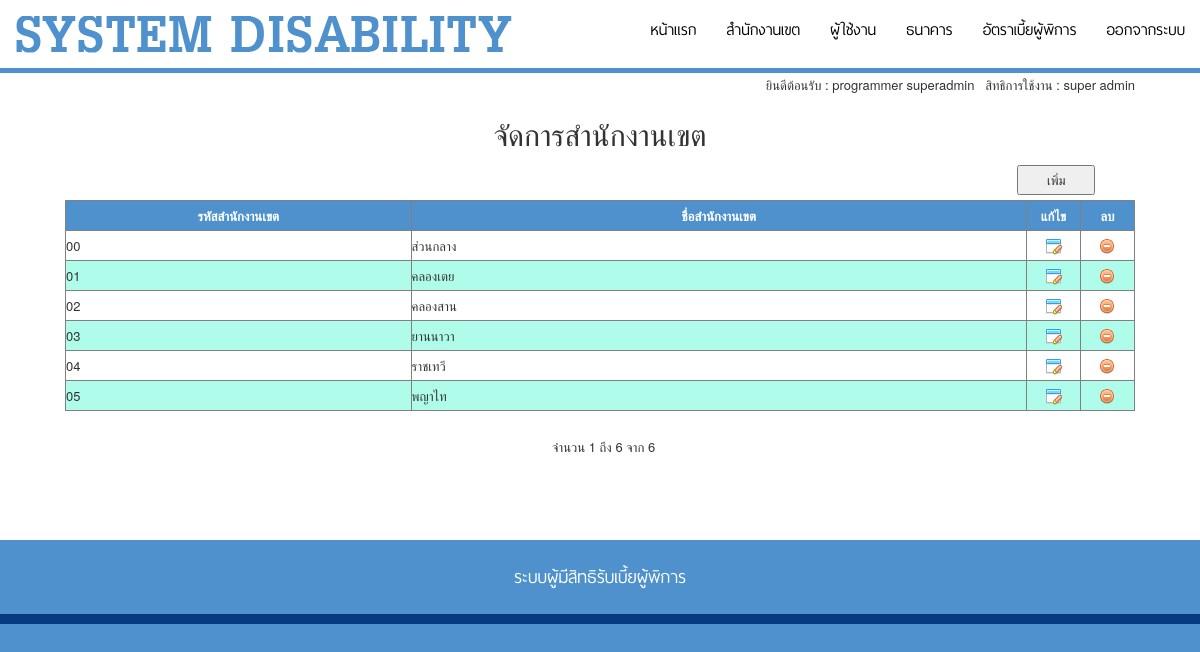
The page /mgr_limit.php (signed in) on the database its author committed.
### tables this page shows
CREATE TABLE `tb_limit` (
  `l_id` int(11) NOT NULL AUTO_INCREMENT,
  `l_code` varchar(255) DEFAULT NULL,
  `l_name` varchar(255) DEFAULT NULL,
  `l_status` varchar(2) DEFAULT '1',
  PRIMARY KEY (`l_id`)
);

### function/connect.php (called while the page is built, shortened)
<?php
$dbname="disabled_db";
?>

### mgr_limit.php (the view, shortened to what this page needs)
<!doctype html>
<html>
<head>
<?php require('inc_header.php'); ?>
</head>
<body style="background-color: #4F91CD">
<div class="container-fluid"  style="background-color: #FFFFFF">
	<?php require('inc_menu.php'); ?>
<table width="100%" border="0" cellspacing="1" cellpadding="1">
  <tbody>
    <tr>
      <td width="50px">&nbsp;</td>
      <td style="text-align: right;">ยินดีต้อนรับ : <?php echo $_SESSION["s_name"]; ?> &nbsp;&nbsp;สิทธิการใช้งาน : <?php echo $_SESSION["s_staff_name"]; ?></td>
      <td width="50px">&nbsp;</td>
    </tr>
    <tr>
      <td>&nbsp;</td>
      <td style="text-align: center;"><h2>จัดการสำนักงานเขต</h2></td>
      <td>&nbsp;</td>
    </tr>
    <tr>
      <td>&nbsp;</td>
      <td style="height: 40px; text-align: right;">
      	<input type="button" name="btnAdd" value="&nbsp;&nbsp;&nbsp;&nbsp;&nbsp; เพิ่ม &nbsp;&nbsp;&nbsp;&nbsp;&nbsp;" onClick="window.location='add_limit.php?m=add';" />
      </td>
      <td>&nbsp;</td>
    </tr>
    <tr>
      <td>&nbsp;</td>
      <td>
<?php
include ("function/connect.php");
$maxRows_rsmem = 30;
$pageNum_rsmem = 0;
$startRow_rsmem = $pageNum_rsmem * $maxRows_rsmem;
$query_rsmem = " select * from tb_limit where l_status ='1' order by l_id ";
$query_limit_rsmem = sprintf("%s LIMIT %d, %d", $query_rsmem, $startRow_rsmem, $maxRows_rsmem);
$rsmem=mysql_db_query($dbname,$query_limit_rsmem);
$row_rsmem = mysql_fetch_assoc($rsmem);
if (isset($_GET['totalRows_rsmem'])) {
  $totalRows_rsmem = $_GET['totalRows_rsmem'];
} else {
  $all_rsmem = mysql_query($query_rsmem);
  $totalRows_rsmem = mysql_num_rows($all_rsmem);
}
$totalPages_rsmem = ceil($totalRows_rsmem/$maxRows_rsmem)-1;
?>
    <table width="100%" border="1" cellspacing="0" cellpadding="0">
      <tr style="background-color: #4F91CD;color: #FFFFFF;">
        <th  height="30px" width="32%"><div align="center">รหัสสำนักงานเขต</div></th>
        <th width="57%"><div align="center">ชื่อสำนักงานเขต</div></th>
		<th width="5%"><div align="center">แก้ไข</div></th>
        <th width="5%"><div align="center">ลบ</div></th>
    </tr>
<?php
$color01 = 0;
$color02 = "";
if ($totalRows_rsmem > 0) {
 	do {
				$y = $color01 % 2;
				if($y==0){ $color02 = "FFFFFF"; }else{ $color02 = "B0FCEA"; }
?>
<tr style="background-color: #<?php echo $color02; ?>;">
        <td height="30px"><?php echo $row_rsmem["l_code"]; ?></td>
        <td ><?php echo $row_rsmem["l_name"]; ?></td>
        <td>
        	<div align="center">
        		<a href="#">
        			<img src="images/28.png" width="16" height="16" onClick="window.location='add_limit.php?m=edit&id=<?php echo $row_rsmem["l_id"]; ?>';">
        		</a>
        	</div>
        </td>
        <td><div align="center"><a href="#"><img src="images/12.png" width="16" height="16" onClick="if(confirm('ยืนยันการลบ?')){ window.location='p_add_limit.php?m=delete&id=<?php echo $row_rsmem["l_id"]; ?>'; }"></a></div></td>
</tr>
<?php
	  	$color01++;
  	} while ($row_rsmem = mysql_fetch_assoc($rsmem)); ?>
<?php }  ?>
    </table>
<br />
<p align="center" class="style16">&nbsp;
      จำนวน <?php echo ($startRow_rsmem + 1) ?> ถึง <?php echo min($startRow_rsmem + $maxRows_rsmem, $totalRows_rsmem) ?> จาก <?php echo $totalRows_rsmem ?></p>
<table border="0" width="50%" align="center">
      <tr>
        <td width="23%" height="47" align="center"><?php if ($pageNum_rsmem > 0) {  ?>
          <?php }  ?>        </td>
          <td width="31%" align="center"><?php if ($pageNum_rsmem > 0) {  ?>
            <?php }  ?>        </td>
          <td width="23%" align="center"><?php if ($pageNum_rsmem < $totalPages_rsmem) {  ?>
            <?php }  ?>        </td>
          <td width="23%" align="center"><?php if ($pageNum_rsmem < $totalPages_rsmem) {  ?>
            <?php }  ?>        </td>
        </tr>
</table>
      </td>
      <td>&nbsp;</td>
    </tr>
    <tr>
      <td>&nbsp;</td>
      <td>&nbsp;</td>
      <td>&nbsp;</td>
    </tr>
  </tbody>
</table>
</div>
<?php require('inc_footer.php'); ?>
</body>
</html>

### inc_header.php (shortened to what this page needs)
<link href="css/bootstrap.css" rel="stylesheet">
<link href="css/bootstrap-theme.css" rel="stylesheet">
<link type="text/css" rel="stylesheet" href="css/layout.css"/>

### inc_menu.php (shortened to what this page needs)
<div class="row">
    <div class="col-xs-12 col-sm-5 col-md-6">
    	<a href="index.php">
    		<img src="images/head01.png"  height="80" class="img-responsive logo"/>
    	</a>
    </div>
    <div class="col-xs-12 col-sm-7 col-md-6 txt_thaisan">
<?php
if(isset($_SESSION["s_id"]) && $_SESSION["s_id"] >0){
?>
            <nav id="myNavbar" class="navbar navbar-default" role="navigation">
                    <div style="height: 20px">
                    </div>
                    <div class="collapse navbar-collapse" id="bs-example-navbar-collapse-1">
                        <ul class="nav navbar-nav">
                        	<li><a href="main.php">หน้าแรก</a></li>
<?php
if($_SESSION["s_staff"] == 1){
?>
                            <li class="dropdown">
                                <a href="#" data-toggle="dropdown" class="dropdown-toggle">สำนักงานเขต</a>
                            </li>
                            <li class="dropdown">
                                <a href="#" data-toggle="dropdown" class="dropdown-toggle">ผู้ใช้งาน</a>
                            </li>
                            <li class="dropdown">
                                <a href="#" data-toggle="dropdown" class="dropdown-toggle">ธนาคาร</a>
                            </li>
							<li class="dropdown">
                                <a href="#" data-toggle="dropdown" class="dropdown-toggle">อัตราเบี้ยผู้พิการ</a>
                            </li>
<?php
}else if($_SESSION["s_staff"] == 2){
?>
                            <li class="dropdown">
                                <a href="#" data-toggle="dropdown" class="dropdown-toggle">ผู้ใช้งาน</a>
                                <ul class="dropdown-menu">
                                    <li><a href="mgr_user.php">จัดการผู้ใช้งาน</a></li>
                                </ul>
                            </li>
                            <li class="dropdown">
                                <a href="#" data-toggle="dropdown" class="dropdown-toggle">ข้อมูลผู้พิการ</a>
                                <ul class="dropdown-menu">
                                    <li><a href="#">รายชื่อผู้ลงทะเบียนในแต่ละปี</a></li>
                                    <li><a href="#">ประกาศรายชื่อผู้มีสิทธิ</a></li>
                                    <li><a href="#">รายชื่อผู้รับเงินสดด้วยตนเอง</a></li>
                                    <li><a href="#">รายชื่อผู้รับเงินผ่านธนาคาร</a></li>
                                    <li><a href="#">รายชื่อผู้แทนรับเงินสด</a></li>
                                    <li><a href="#">รายชื่อผู้แทนรับเงินผ่านธนาคาร</a></li>
                                </ul>
                            </li>
                            <li class="dropdown">
                                <a href="#" data-toggle="dropdown" class="dropdown-toggle">รายงานผู้พิการ</a>
                                <ul class="dropdown-menu">
                                    <li><a href="#">รายงานการแจ้งความจำนงรับเบี้ยผู้พิการ</a></li>
                                    <li><a href="#">รายงานการโอนเงินเข้าบัญชีเงินฝากธนาคาร</a></li>
                                    <li><a href="#">รายงานการรับเงินผู้มีสิทธิรับเบี้ยผู้พิการ</a></li>
                                    <li><a href="#">รายงานการตาย</a></li>
                                    <li><a href="#">รายงานการรับเงินสด</a></li>
                                    <li><a href="#">รายงานการรับเงินเบี้ยผู้พิการ</a></li>
                                    <li><a href="#">รายงานการรับเงินตามพินัยกรรม</a></li>
                                    <li><a href="#">รายงานสรุปยอดผู้รับเงินส่งผู้บริหาร</a></li>
                                    <li><a href="#">รายงานการจ่ายเงินรายเดือน</a></li>
                                    <li><a href="#">รายงานการจ่ายเงินรายใหม่</a></li>
                                </ul>
                            </li>
<?php
}else if($_SESSION["s_staff"] == 3){
?>
                            <li class="dropdown">
                                <a href="#" data-toggle="dropdown" class="dropdown-toggle">ผู้ยื่นคำขอ</a>
                                <ul class="dropdown-menu">
                                    <li><a href="#">จัดการข้อมูลผู้ยื่นคำขอ</a></li>
                                </ul>
                            </li>
                            <li class="dropdown">
                                <a href="#" data-toggle="dropdown" class="dropdown-toggle">ผู้รับมอบอำนาจ</a>
                                <ul class="dropdown-menu">
                                    <li><a href="#">จัดการข้อมูลผู้รับมอบอำนาจ</a></li>
                                </ul>
                            </li>
                            <li class="dropdown">
                                <a href="#" data-toggle="dropdown" class="dropdown-toggle">ผู้พิการ</a>
                                <ul class="dropdown-menu">
                                    <li><a href="#">จัดการข้อมูลผู้พิการ</a></li>
                                    <li><a href="#">จัดการข้อมูลผู้พิการสละสิทธิ์</a></li>
                                    <li><a href="#">จัดการข้อมูลผู้พิการเสียชีวิต</a></li>
                                </ul>
                            </li>
<?php
}
?>
                            <li><a href="logout.php">ออกจากระบบ</a></li>
                        </ul>
                    </div>
            </nav>
<?php
}
?>
  </div>
        </div>
    <div class="row">
    	<div class="col-xs-12 col-sm-12 col-md-12" style="padding:0;">
    		<div class="line_blue"></div>
    	</div>
    </div>

### inc_footer.php
<div class="row bg_blue">
       <div class="col-xs-12" style="padding:0;">
       	<div class="container">
           	<div class="row">
               	 <div class="col-xs-12 txt_center txt_white">
                        <p class="txt_thaisan fz16">
                        ระบบผู้มีสิทธิรับเบี้ยผู้พิการ
                        </p>
                    </div>
               </div>
           </div>
       </div>
 </div>

### css/layout.css (style rules this page uses)
* { outline:none; }
body, html { font-family:"Helvetica Neue", Helvetica, Arial; font-size:13px; line-height:24px; }
.line_blue { width:100%; background-color:#4f91cd; height:5px; }
.logo { margin:15px 0; }
.bg_blue { background-color:#4f91cd; border-bottom:10px solid #083a81; padding:25px 0 15px 0; }
.txt_thaisan { font-family: 'thaisans_neueregular'; }
.txt_center { text-align:center; }
.fz16 { font-size:16px; }
.txt_white { color:#fff; }

### inc_menu.php (style rules this page uses)
.navbar-default { background:none !important; border:none !important; box-shadow:none !important; }
.navbar-default .navbar-collapse, .navbar-default .navbar-form { border:none !important; }
.navbar { min-height:20px !important; padding-top:0 !important; }
.navbar-default .navbar-nav > li > a { color:#000; font-size:14px; margin-left:30px; padding:0; }
.navbar-nav { float:right; text-align:right; }
.navbar-collapse { padding:0; clear:both; }

### rows shown on the page
tb_limit: l_code "00", l_name "ส่วนกลาง"
tb_limit: l_code "01", l_name "คลองเตย"
tb_limit: l_code "02", l_name "คลองสาน"
tb_limit: l_code "03", l_name "ยานนาวา"
tb_limit: l_code "04", l_name "ราชเทวี"
tb_limit: l_code "05", l_name "พญาไท"

### other values the page prints
$_SESSION["s_name"] "programmer superadmin"
$_SESSION["s_staff_name"] "super admin"
$startRow_rsmem + 1 "1"
min($startRow_rsmem + $maxRows_rsmem, $totalRows_rsmem) "6"
$totalRows_rsmem "6"
